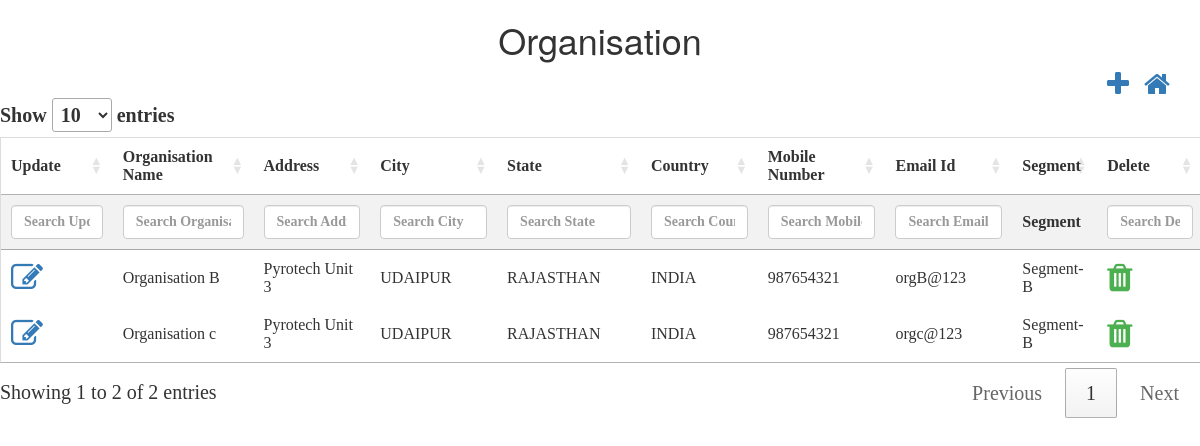
The app's page /controllers/organisation.php (signed in), older data.
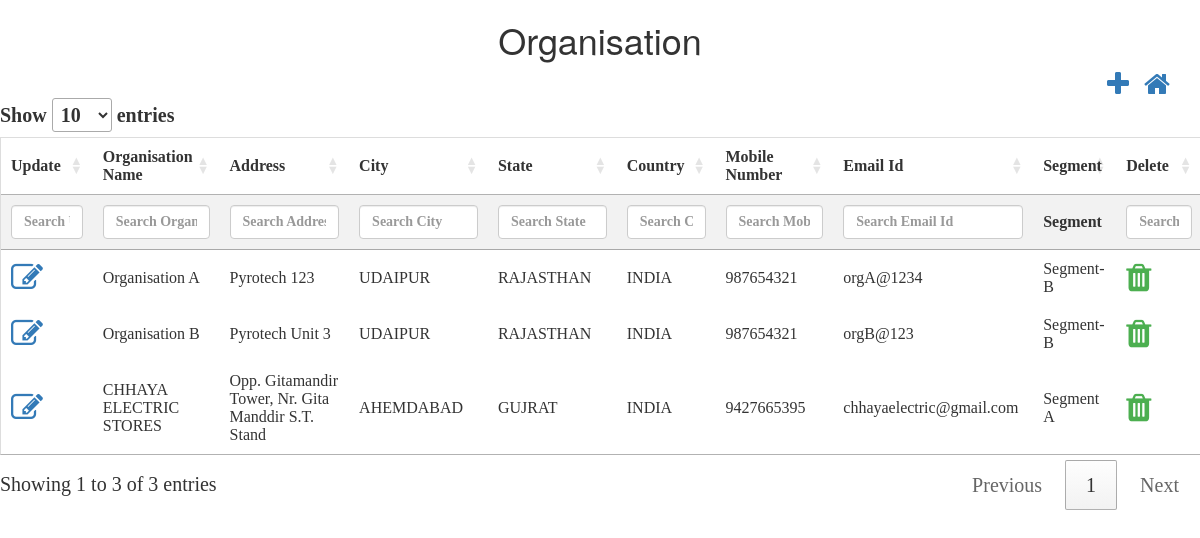
The same page, newer data.
### tables this page shows
CREATE TABLE `tbl_organisation` (
  `nid` int(10) NOT NULL,
  `norg_id` int(10) NOT NULL,
  `corg_name` varchar(50) NOT NULL,
  `corg_address` varchar(50) NOT NULL,
  `corg_city` varchar(50) NOT NULL,
  `corg_state` varchar(50) NOT NULL,
  `corg_country` varchar(50) NOT NULL,
  `corg_mobileNumber` varchar(10) NOT NULL,
  `corg_emailId` varchar(50) NOT NULL,
  `norg_segment_id` int(10) NOT NULL,
  `isActive` bit(1) NOT NULL,
  `isAvailable` bit(1) NOT NULL,
  `dcreated_date` datetime NOT NULL,
  `dupdated_date` datetime NOT NULL,
  `ninternal_id` int(11) DEFAULT NULL
);

CREATE TABLE `tbl_segment` (
  `nid` int(10) NOT NULL,
  `nsegment_id` int(10) NOT NULL,
  `csegment_name` varchar(50) NOT NULL,
  `isActive` bit(1) NOT NULL,
  `isAvailable` bit(1) NOT NULL,
  `dcreated_date` datetime NOT NULL,
  `dupdated_date` datetime NOT NULL,
  `ninternal_id` int(11) DEFAULT NULL
);

### controllers/organisation.php (the view, shortened to what this page needs)
<html>
<head>
    <script src="http://ajax.googleapis.com/ajax/libs/jquery/1.11.2/jquery.min.js"></script>
    <link rel="stylesheet" href="../css/theme.css">
    <link rel="stylesheet" href="https://cdn.datatables.net/1.10.22/css/jquery.dataTables.min.css">
    <link rel="stylesheet" href="https://cdnjs.cloudflare.com/ajax/libs/font-awesome/4.7.0/css/font-awesome.min.css">
    <link rel="stylesheet" href="https://maxcdn.bootstrapcdn.com/bootstrap/3.4.1/css/bootstrap.min.css">
</head>
<h1>Organisation</h1>
<div class="container">
    <a style="float:right;margin-left: 15px;" href="../dashboard.php"><i class="fa fa-home fa-2x"></i></a>
    <a style="float:right" href="#organisation_modal" data-toggle="modal" id='add' data-id="1"><i class="fa fa-plus fa-2x"
                                                                                        aria-hidden="true"></i></a>
</div>
        <?php
        $conn = OpenCon();
        $sql = "SELECT o.ninternal_id,o.norg_id,o.corg_name,o.corg_address,o.corg_city,o.corg_state,o.corg_country,o.corg_mobileNumber,o.corg_emailId,o.norg_segment_id,o.isActive,o.isAvailable,s.csegment_name
                    FROM tbl_organisation AS o
                    INNER JOIN tbl_segment AS s
                    ON o.norg_segment_id = s.nsegment_id
                    WHERE o.isAvailable=1;";
        $retval = mysqli_query($conn, $sql);
        echo "<table id='organisationTable'  name='organisationTable' >
            <thead>
            <tr>
            <th style='display:none;'>INTERNAL ID</th>
            <th style='display:none;'>ORG ID</th>
            <th>Update</th>
            <th>Organisation Name</th>
            <th>Address</th>
            <th>City</th>
            <th>State</th>
            <th>Country</th>
            <th>Mobile Number</th>
            <th>Email Id</th>
            <th>Segment</th>
             <th>Delete</th>
            </tr>
            </thead>
                   <tbody>
            ";
        while ($row = mysqli_fetch_array($retval, MYSQLI_ASSOC)) {
            echo "<tr>";
            echo "<td ><a  href='#organisation_modal' data-toggle='modal' class='updateClass' data-id='2'><i class='fa fa-edit fa-2x'></i></a></td>";
            echo "<td>" . $row['corg_name'] . "</td>";
            echo "<td>" . $row['corg_address'] . "</td>";
            echo "<td>" . $row['corg_city'] . "</td>";
            echo "<td>" . $row['corg_state'] . "</td>";
            echo "<td>" . $row['corg_country'] . "</td>";
            echo "<td>" . $row['corg_mobileNumber'] . "</td>";
            echo "<td>" . $row['corg_emailId'] . "</td>";
            echo "<td>" . $row['csegment_name'] . "</td>";
            echo "<td class='action-delete'><i class='fa fa-trash fa-2x' style='color:#4caf50;'</i></td>";
            echo "</tr>";
        }
        echo "</tbody></table>";
        ?>
</html>

Row changes from the older to the newer data that the page shows:
no longer on this page (row edited): tbl_organisation: corg_name "Organisation c", corg_address "Pyrotech Unit 3", corg_city "UDAIPUR", corg_state "RAJASTHAN", corg_country "INDIA", corg_mobileNumber "987654321", corg_emailId "orgc@123", tbl_segment.csegment_name "Segment-B"
now on this page (row edited): tbl_organisation: corg_name "Organisation A", corg_address "Pyrotech 123", corg_city "UDAIPUR", corg_state "RAJASTHAN", corg_country "INDIA", corg_mobileNumber "987654321", corg_emailId "orgA@1234", tbl_segment.csegment_name "Segment-B"
added tbl_organisation: corg_name "CHHAYA ELECTRIC STORES", corg_address "Opp. Gitamandir Tower, Nr. Gita Manddir S.T. Stand", corg_city "AHEMDABAD", corg_state "GUJRAT", corg_country "INDIA", corg_mobileNumber "9427665395", corg_emailId "chhayaelectric@gmail.com", tbl_segment.csegment_name "Segment A"
Text that changed along with them:
text written by a page script: "Show entries Showing 1 to 2 of 2 entries Previous 1 Next" → "Show entries Showing 1 to 3 of 3 entries Previous 1 Next"
